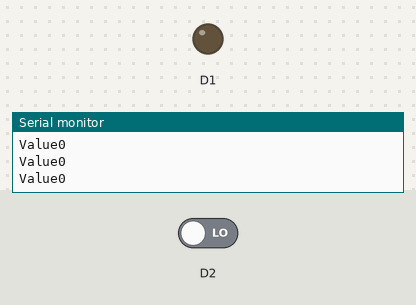
Simulated run of this sketch. Board: ESP8266 (NodeMCU). On the bench: output pins drawn as LEDs (lit = HIGH), the last lines printed to the serial monitor. Inputs (shaded band) come from the test bench; at power-on: D2 LOW.

Above: at 2.8 s.
2.9 s: D2 driven HIGH
At 5.3 s:
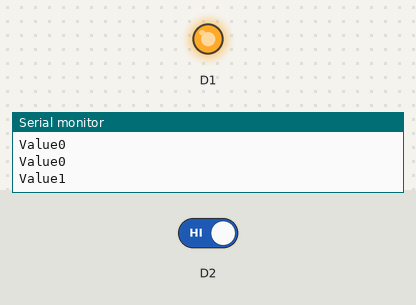
7.0 s: D2 driven LOW
At 10.3 s:
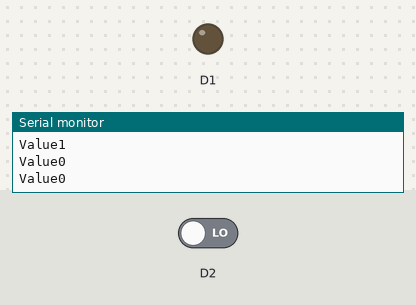
Timing chart, 0 to 11.8 s (numbered marks = the images above; inputs shaded):
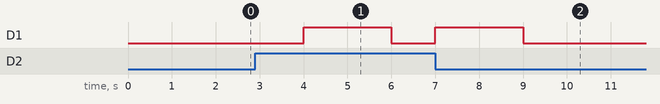

Measured:
- after the input at 2.9 s, D1: LOW → HIGH after 1.1 s, → LOW 2.0 s later
- after the input at 7.0 s, D1: goes on until 9.0 s, then stays LOW

The sketch:

PIR_LED_SENSOR.ino
```cpp
void setup() {
  // put your setup code here, to run once:
  Serial.begin(115200);
pinMode(D2,INPUT);
pinMode(D1,OUTPUT);
}

void loop() {
  // put your main code here, to run repeatedly:
int sensorVal = digitalRead(D2);
Serial.print("Value");
Serial.println(sensorVal);
delay(1000);
if(sensorVal==1)
{
digitalWrite(D1,HIGH);
delay(2000);
digitalWrite(D1,LOW);
}
else
{
digitalWrite(D1,LOW);
}
}
```
